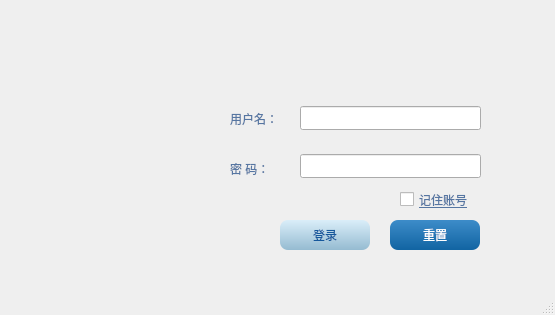
<?xml version="1.0" encoding="UTF-8"?>
<ui version="4.0">
 <class>login_ui</class>
 <widget class="QDialog" name="login_ui">
  <property name="geometry">
   <rect>
    <x>0</x>
    <y>0</y>
    <width>555</width>
    <height>315</height>
   </rect>
  </property>
  <property name="minimumSize">
   <size>
    <width>555</width>
    <height>315</height>
   </size>
  </property>
  <property name="maximumSize">
   <size>
    <width>555</width>
    <height>315</height>
   </size>
  </property>
  <property name="windowTitle">
   <string>登录</string>
  </property>
  <property name="styleSheet">
   <string notr="true"/>
  </property>
  <property name="sizeGripEnabled">
   <bool>true</bool>
  </property>
  <widget class="QLabel" name="label_2">
   <property name="geometry">
    <rect>
     <x>230</x>
     <y>160</y>
     <width>72</width>
     <height>16</height>
    </rect>
   </property>
   <property name="text">
    <string>&lt;html&gt;&lt;head/&gt;&lt;body&gt;&lt;p&gt;&lt;span style=&quot; color:#5676a2;&quot;&gt;密     码：&lt;/span&gt;&lt;/p&gt;&lt;/body&gt;&lt;/html&gt;</string>
   </property>
  </widget>
  <widget class="QCheckBox" name="checkBox">
   <property name="geometry">
    <rect>
     <x>400</x>
     <y>190</y>
     <width>91</width>
     <height>19</height>
    </rect>
   </property>
   <property name="styleSheet">
    <string notr="true">font: 9pt &quot;Agency FB&quot;;
color: rgb(86, 118, 162);
text-decoration: underline;</string>
   </property>
   <property name="text">
    <string>记住账号</string>
   </property>
  </widget>
  <widget class="QLabel" name="label">
   <property name="geometry">
    <rect>
     <x>230</x>
     <y>110</y>
     <width>72</width>
     <height>16</height>
    </rect>
   </property>
   <property name="text">
    <string>&lt;html&gt;&lt;head/&gt;&lt;body&gt;&lt;p&gt;&lt;span style=&quot; color:#5676a2;&quot;&gt;用户名：&lt;/span&gt;&lt;/p&gt;&lt;/body&gt;&lt;/html&gt;</string>
   </property>
  </widget>
  <widget class="QLabel" name="label_3">
   <property name="geometry">
    <rect>
     <x>0</x>
     <y>0</y>
     <width>571</width>
     <height>361</height>
    </rect>
   </property>
   <property name="minimumSize">
    <size>
     <width>571</width>
     <height>361</height>
    </size>
   </property>
   <property name="styleSheet">
    <string notr="true">background-image: url(:/images/background.png);</string>
   </property>
   <property name="text">
    <string/>
   </property>
  </widget>
  <widget class="QLabel" name="label_4">
   <property name="geometry">
    <rect>
     <x>40</x>
     <y>105</y>
     <width>160</width>
     <height>160</height>
    </rect>
   </property>
   <property name="styleSheet">
    <string notr="true">image: url(:/images/logo.png);</string>
   </property>
   <property name="text">
    <string/>
   </property>
  </widget>
  <widget class="QLineEdit" name="userid">
   <property name="geometry">
    <rect>
     <x>300</x>
     <y>106</y>
     <width>181</width>
     <height>24</height>
    </rect>
   </property>
   <property name="font">
    <font>
     <family>黑体</family>
     <pointsize>10</pointsize>
    </font>
   </property>
  </widget>
  <widget class="QLineEdit" name="password">
   <property name="geometry">
    <rect>
     <x>300</x>
     <y>154</y>
     <width>181</width>
     <height>24</height>
    </rect>
   </property>
   <property name="font">
    <font>
     <family>黑体</family>
     <pointsize>10</pointsize>
    </font>
   </property>
   <property name="styleSheet">
    <string notr="true">lineedit-password-character:42</string>
   </property>
   <property name="echoMode">
    <enum>QLineEdit::Password</enum>
   </property>
  </widget>
  <widget class="QPushButton" name="pushButton_2">
   <property name="geometry">
    <rect>
     <x>390</x>
     <y>220</y>
     <width>90</width>
     <height>30</height>
    </rect>
   </property>
   <property name="styleSheet">
    <string notr="true">QPushButton{
	background-color: qlineargradient(spread:pad, x1:0, y1:1, x2:0, y2:0, stop:0 rgba(17, 100, 162, 255), stop:1 rgba(61, 140, 201, 255));
    border-style: outset;
    border-radius: 8px;
	font: 75 12pt &quot;黑体&quot;;
	color:white;
    }
QPushButton:pressed {
    background-color: qlineargradient(spread:pad, x1:0, y1:1, x2:0, y2:0, stop:0 rgba(149, 187, 209, 255), stop:1 rgba(218, 238, 249, 255));
    border-style: inset;
    border-radius: 8px;
	font: 75 12pt &quot;黑体&quot;;
	color:#15589C;
    }</string>
   </property>
   <property name="text">
    <string>重置</string>
   </property>
  </widget>
  <widget class="QPushButton" name="pushButton_1">
   <property name="geometry">
    <rect>
     <x>280</x>
     <y>220</y>
     <width>90</width>
     <height>30</height>
    </rect>
   </property>
   <property name="styleSheet">
    <string notr="true">QPushButton{
    background-color: qlineargradient(spread:pad, x1:0, y1:1, x2:0, y2:0, stop:0 rgba(149, 187, 209, 255), stop:1 rgba(218, 238, 249, 255));
    border-style: outset;
    border-radius: 8px;
	font: 75 12pt &quot;黑体&quot;;
	color:#15589C;
    }
QPushButton:pressed {
    background-color: qlineargradient(spread:pad, x1:0, y1:1, x2:0, y2:0, stop:0 rgba(17, 100, 162, 255), stop:1 rgba(61, 140, 201, 255));
    border-style: inset;
    border-radius: 8px;
	font: 75 12pt &quot;黑体&quot;;
	color:white;
    }</string>
   </property>
   <property name="text">
    <string>登录</string>
   </property>
  </widget>
  <zorder>label_3</zorder>
  <zorder>label_2</zorder>
  <zorder>checkBox</zorder>
  <zorder>label</zorder>
  <zorder>label_4</zorder>
  <zorder>userid</zorder>
  <zorder>password</zorder>
  <zorder>pushButton_2</zorder>
  <zorder>pushButton_1</zorder>
 </widget>
 <resources>
  <include location="../../resources/resources.qrc"/>
 </resources>
 <connections/>
</ui>
